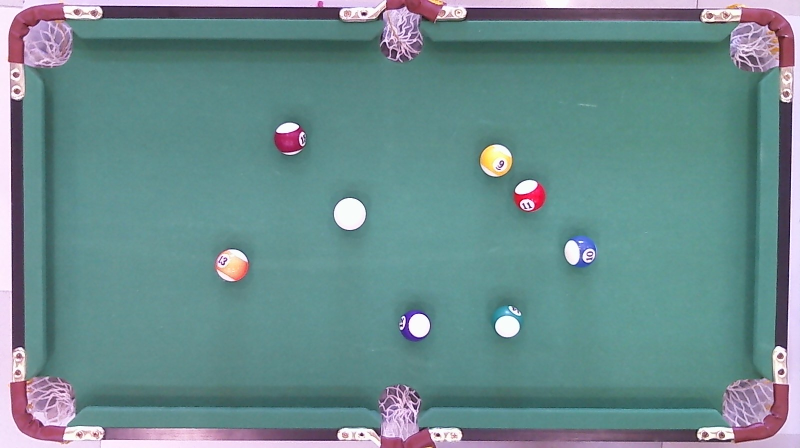
%> input picture k1.jpg, 1600 x 896 px (shown at 1/2 size)
$ octave merge1.m   (GNU Octave 9; MATLAB toolbox functions it lacks are replaced by stand-ins)
%> lines starting %> are read from the running program, lines starting %| are printed output that depends on the picture; in (x1, y1, x2, y2) boxes, pixels count from 0 and x2, y2 are one past the last pixel; in counts of white or black regions, pixels touching at a corner belong together; the program's own positions count from 1
i=imread('k1.jpg');
%> i is the input picture: size 896x1600x3 uint8; mean R, G, B 107.2, 140, 142
e=imread('kb.jpg');
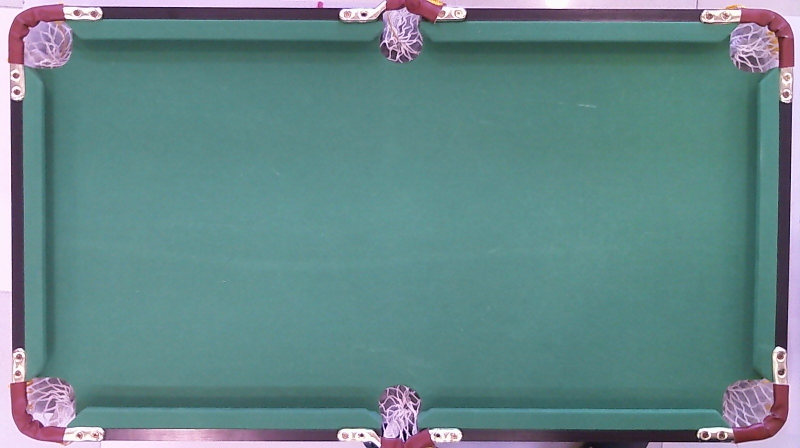
%> input picture kb.jpg, 1600 x 896 px (shown at 1/2 size)
%> e is the input picture: size 896x1600x3 uint8; mean R, G, B 101.4, 135.3, 137.2
f=i-e;
%figure,imshow(f),hold on;
f=rgb2gray(f);
%> f: size 896x1600 uint8
f=im2bw(f,37/255);%Tweak according to light conditions
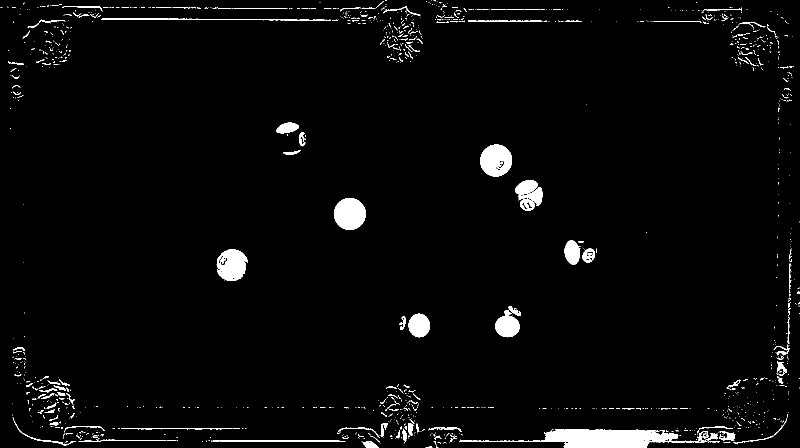
%> f: size 896x1600 logical (shown at 1/2 size); 2.8% white; 1269 white regions (1111 under 20 px), largest, box (x1, y1, x2, y2) and area: (918, 859, 1418, 896) 8297, (668, 396, 732, 460) 3203, (961, 289, 1024, 353) 3077
%figure,imshow(f),hold on;

labeledImage = bwlabel(f);
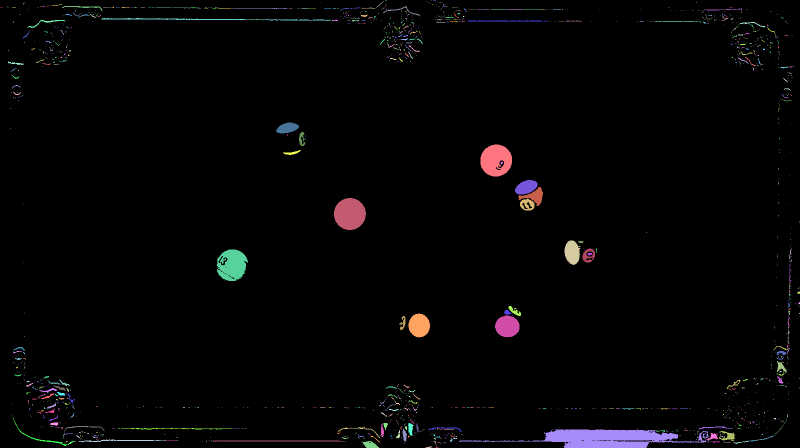
%> labeledImage: size 896x1600 double (shown at 1/2 size); 1270 distinct labels, from 0 to 1269; one colour per label, 0 black
measurements = regionprops(labeledImage,'Centroid','Area','MajorAxisLength','MinorAxisLength','PixelIdxList');
%> measurements = 1269 regions; largest, Area, Centroid, MajorAxisLength and MinorAxisLength: 8297 [1213.9 877.4] 335.1 38.83, 3203 [700.2 428.5] 63.97 63.78, 3077 [992.5 321.3] 65.66 63.55, 2853 [465 530.8] 65.95 58.36, 1669 [1015.3 653.4] 49.15 43.27
% Find the largest blob.
allAreas = [measurements.Area];
%> allAreas = 1269 values, max 8297 at index 738, min 1 at index 2, mean 31.87
a=0;
for k=1:length(allAreas)
    x=measurements(k).MajorAxisLength;
    y=measurements(k).MinorAxisLength;
    centers = measurements(k).Centroid;
diameters = mean([measurements(k).MajorAxisLength measurements(k).MinorAxisLength],2);
radii = diameters/2;
%display(radii);
%Adjust the radii with trial and errors
if(radii>12)
    if ((x/y)<1.2)
        if(measurements(k).Area>a)
            maxball=measurements(k);
            a=measurements(k).Area;
            display(a);
        end
        display(measurements(k).Area);
        % [8 lines of commented-out code are left out]
    end
end
end
%> this loop made 1269 passes
%> (x, y, centers, diameters, radii) on passes 1 to 3: (3.46, 1.15, [3 16], 2.31, 1.15), (1.15, 1.15, [6 16], 1.15, 0.577), (3.85, 1.43, [16 14.67], 2.64, 1.32)
%> after the loop, a = 3203; maxball = 1 region; Area, Centroid, MajorAxisLength and MinorAxisLength: 3203 [700.2 428.5] 63.97 63.78
%-----------------------------------white ball-----------------------------
%{
max_value= zeros(numel(measurements),1);
% Loop over each labeled object, grabbing the gray scale pixel values using
% PixelIdxList and computing their maximum.
for k = 1:numel(measurements)
    max_value(k) = max(a(measurements(k).PixelIdxList));
end

% Show all the maximum values as a bar chart.
figure,bar(max_value), hold on;
bright_objects = find(max_value > 254);
figure,imshow(ismember(labeledImage, bright_objects)),hold on;
%--------------------------------------------------------------------------
%display(allAreas);
%}
biggestBlobIndex = find(allAreas == maxball.Area);
%> biggestBlobIndex = 363

% Extract only the largest blob.
% Note how we use ismember() to do this.
keeperBlobsImage = ismember(labeledImage, biggestBlobIndex);
%> keeperBlobsImage: size 896x1600 logical; 0.22% white; 1 white region, box (x1, y1, x2, y2) and area: (668, 396, 732, 460) 3203

% Get its boundary and overlay it over the original image.
boundaries = bwboundaries(keeperBlobsImage);
%> boundaries = 1 boundary; box (x1, y1, x2, y2) and points: (668, 396, 732, 460) 179
blobBoundary = boundaries{1};
%> blobBoundary = 179 rows, first 12: [423 669; 422 670; 421 670; 420 670; 419 670; 418 671; 417 671; 416 671; 415 672; 414 672; 413 673; 412 673]
%plot(blobBoundary(:,2), blobBoundary(:,1), 'r', 'LineWidth', 2);
hold off;
  t = 0:pi/20:2*pi;
  xc=measurements(biggestBlobIndex).Centroid(1); % point around which I want to extract/crop image
%> xc = 700.2
  yc=measurements(biggestBlobIndex).Centroid(2);
%> yc = 428.5
  diameters = mean([measurements(biggestBlobIndex).MajorAxisLength measurements(biggestBlobIndex).MinorAxisLength],2);
%> diameters = 63.87
  radius=diameters/2;
%> radius = 31.94
  r=3*radius;   %Radium of circular region of interest
%> r = 95.81
  disp(xc);
%| 700.24
  disp(yc);
%| 428.51
  disp(radius);
%| 31.936
  xcc = r*cos(t)+xc;
%> xcc = 41 values, max 796 at index 1, min 604.4 at index 21, mean 702.6
   ycc =  r*sin(t)+yc;
%> ycc = 41 values, max 524.3 at index 11, min 332.7 at index 31, mean 428.5
   roimaskcc = poly2mask(double(xcc),double(ycc), size(i,1),size(i,2));
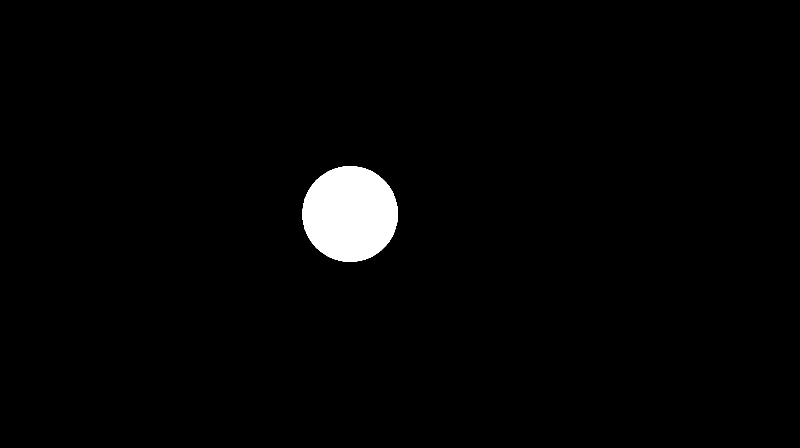
%> roimaskcc: size 896x1600 logical (shown at 1/2 size); 2% white; 1 white region, box (x1, y1, x2, y2) and area: (604, 333, 796, 524) 28739
   pr_gccc = find(roimaskcc);
%> pr_gccc = 28739 values from 541610 to 712756
   roimean_cc= mean(i(pr_gccc));
%> roimean_cc = 114.4
  %figure, imshow(roimaskcc);
  vesseltry=i;
  vesseltry(~roimaskcc)=0;
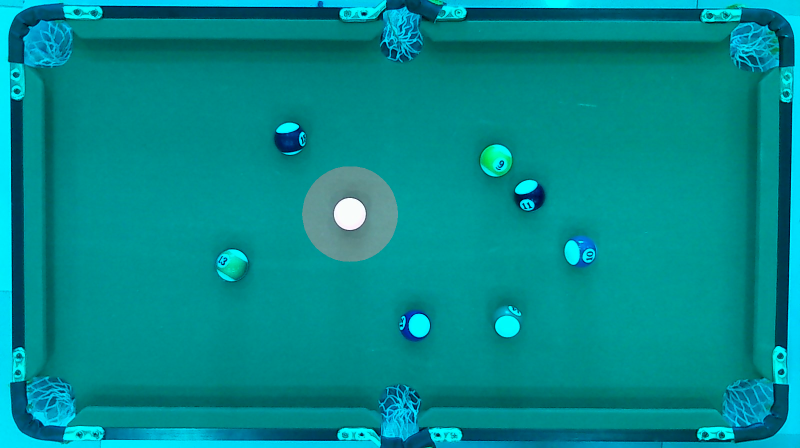
%> vesseltry: size 896x1600x3 uint8 (shown at 1/2 size); mean R, G, B 2.3, 140, 142
  %figure,imshow(vesseltry);
i=imread('k1_3.jpg');
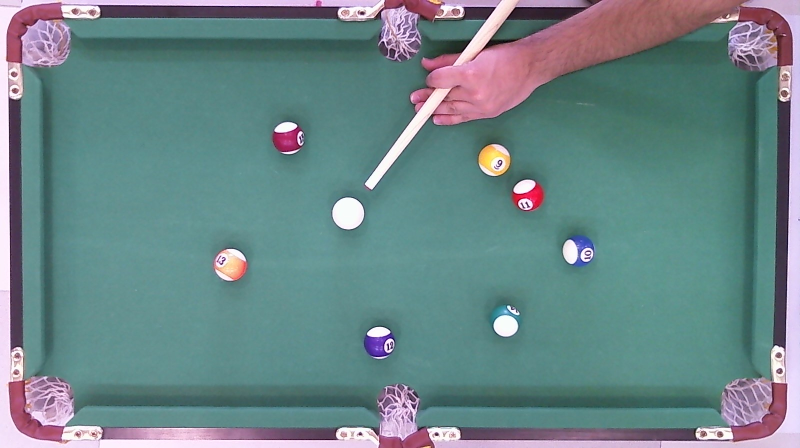
%> input picture k1_3.jpg, 1600 x 896 px (shown at 1/2 size)
%> i is the input picture: size 896x1600x3 uint8; mean R, G, B 107.7, 133.9, 136.3
i=rgb2gray(i);
%> i: size 896x1600 uint8
e=imread('k1.jpg');

e=rgb2gray(e);
%> e: size 896x1600 uint8
f=roimaskcc;
f=im2bw(f,0.2);
mask=f;
f=imcomplement(f);
% [16 lines of commented-out code are left out]
r1=regionfill(i,f);
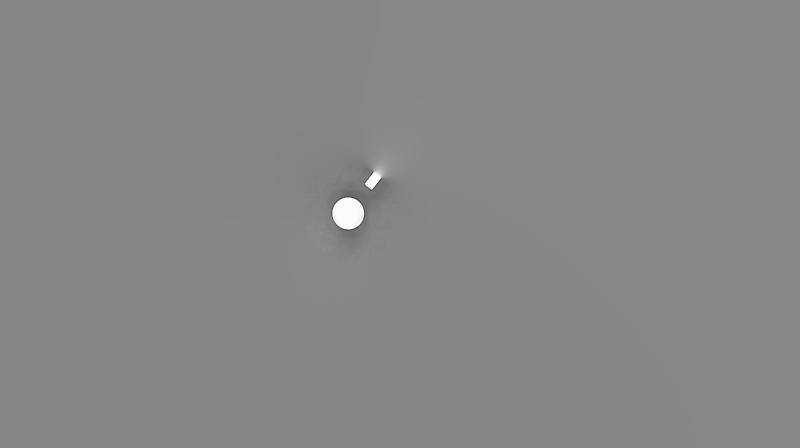
%> r1: size 896x1600 uint8 (shown at 1/2 size); min 29, max 255, mean 134.4
%> (the run ends here)
